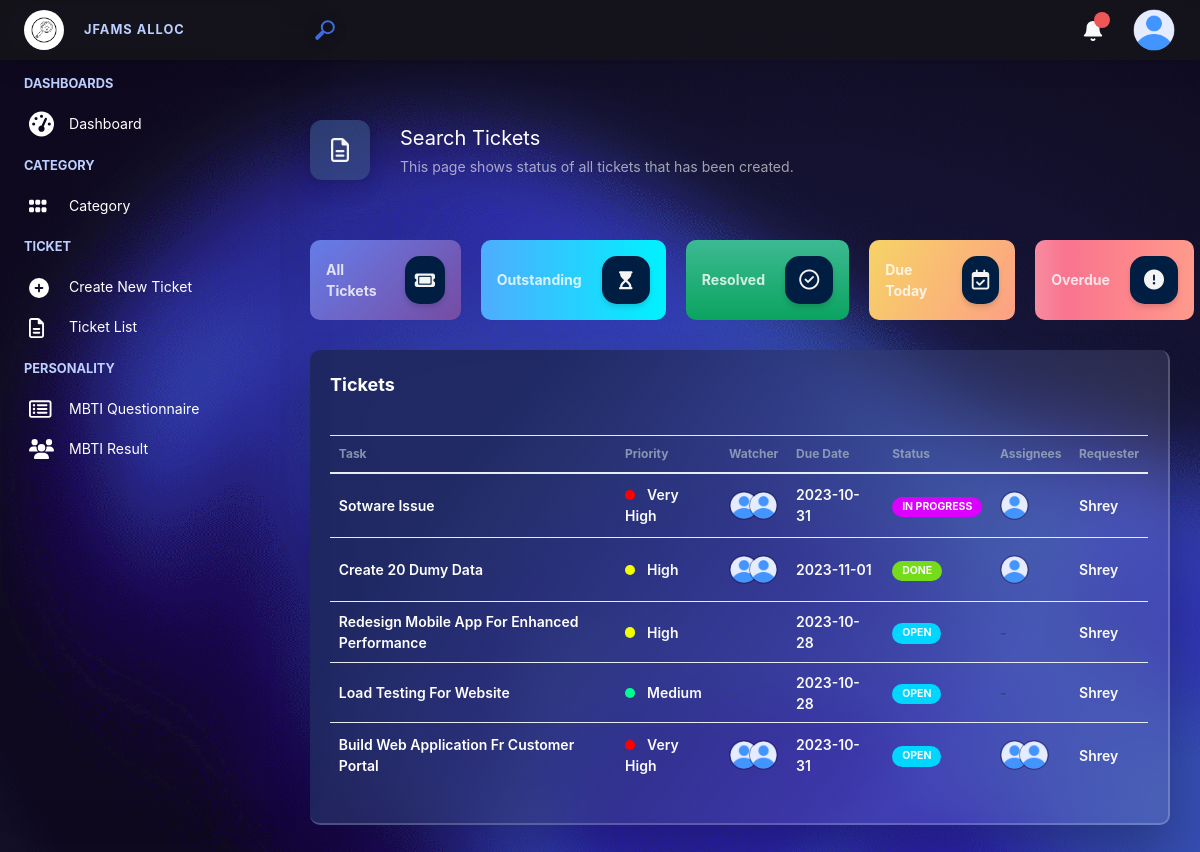
Screenshot of /tickets (signed in) with the database file from the repository.
### capstone/models.py (models this page shows, shortened)
class Ticket(models.Model):
    ticket_title = models.CharField(max_length=80)
    description = models.TextField()
    category = models.ForeignKey(Category, on_delete=models.CASCADE, related_name="ticket_category", null=True)
    priority = models.IntegerField(default=1, choices=PRIORITY)
    requester = models.ForeignKey(User, on_delete=models.CASCADE, related_name="requester")
    watcher = models.ManyToManyField(User, related_name="watcher", blank=True, null=True)
    assigned_to = models.ManyToManyField(User, related_name="assigned_to_user", blank=True, null=True)
    status = models.IntegerField(default=0)
    due_date = models.DateField(blank=True, null=True)
    is_finished = models.BooleanField(default=False)
    create_date = models.DateTimeField(blank=True, null=True)
    modify_date = models.DateTimeField(blank=True, null=True)
    def ticket_title_slug(self):
        return self.ticket_title.replace(' ', '-')

class User(AbstractUser):
    img_profile = models.CharField(max_length=100, null=True, blank=True)
    address = models.TextField(null=True, blank=True)
    is_manager = models.BooleanField(default=False)
    dept = models.IntegerField(null=True, blank=True)

### capstone/views.py (the view)
# urls.py: path("tickets", views.searchTicket, name="search_ticket"),
@login_required
def searchTicket(request):
    searchKeyword = request.GET.get('search_keyword', '')
    tickets = Ticket.objects.filter(Q(ticket_title__icontains=searchKeyword) | Q(description__icontains=searchKeyword))
    return render(request, "capstone/ticket/ticket_list.html", {
        "tickets": tickets,
        "iconTitle": ICONS['list'],
        "titleHeader": "Search Tickets",
        "subTitleHeader": "This page shows status of all tickets that has been created."
    })

### capstone/templatetags/custom_filter.py (called while the page is built)
@register.filter
def getPriority(value):
    value = priority.get(value)
    return value

@register.filter
def removeHypens(value):
    newValue = priority.get(value)
    return newValue.replace("-", " ").replace("pr", "")

@register.filter
def getStatus(value):
    return status.get(value)[0]

@register.filter
def getCSSStatus(value):
    return status.get(value)[1]

### capstone/templates/capstone/ticket/ticket_list.html (shortened to what this page needs)
{% extends 'capstone/layout.html' %}
{% load custom_filter %}
{% block body %}
{% if not request.GET.search_keyword %}
<div class="ticket-header-row">
    <a href="{% url 'ticket_list' 'all' %}" class="task-card">
        <div class="card widget-content bg-plum-plate  b-rad10">
            <div class="widget-content-wrapper text-white" style="gap: 20px;">
                <div class="widget-content-left">
                    <div class="widget-heading">All Tickets</div>
                </div>
                <div class="icon-overlay-card">
                    <i class="fa-solid fa-ticket" style="font-size: 18px;"></i>
                </div>
            </div>
        </div>
    </a>
    <a href="{% url 'ticket_list' 'outstanding' %}" class="task-card">
        <div class="card widget-content bg-malibu-beach b-rad10">
            <div class="widget-content-wrapper text-white" style="gap: 20px;">
                <div class="widget-content-left">
                    <div class="widget-heading">Outstanding</div>
                </div>
                <div class="icon-overlay-card">
                    <i class="fa-solid fa-hourglass-start" style="font-size: 18px;"></i>
                </div>
            </div>
        </div>
    </a>
    <a href="{% url 'ticket_list' 'resolved' %}" class="task-card">
        <div class="card widget-content bg-grow-early b-rad10">
            <div class="widget-content-wrapper text-white" style="gap: 20px;">
                <div class="widget-content-left">
                    <div class="widget-heading">Resolved</div>
                </div>
                <div class="icon-overlay-card">
                    <i class="fa-regular fa-circle-check"></i>
                </div>
            </div>
        </div>
    </a>
    <a href="{% url 'ticket_list' 'due_today' %}" class="task-card">
        <div class="card widget-content bg-sunny-morning b-rad10">
            <div class="widget-content-wrapper text-white" style="gap: 20px;">
                <div class="widget-content-left">
                    <div class="widget-heading">Due Today</div>
                </div>
                <div class="icon-overlay-card">
                    <i class="fa-regular fa-calendar-check"></i>
                </div>
            </div>
        </div>
    </a>
    <a href="{% url 'ticket_list' 'overdue' %}" class="task-card">
        <div class="card widget-content bg-strong-bliss b-rad10">
            <div class="widget-content-wrapper text-white" style="gap: 20px;">
                <div class="widget-content-left">
                    <div class="widget-heading">Overdue</div>
                </div>
                <div class="icon-overlay-card">
                    <i class="fa-solid fa-circle-exclamation"></i>
                </div>
            </div>
        </div>
    </a>
</div>
{% endif %}
<div class="container-card dash-card mt20 mb50">
    <div style="padding: 20px;">
        <div class="app-card__header_title" style="margin-bottom: 2.25rem;">
            Tickets
        </div>
        <div class="app-card__body">
            <table class="table">
                <thead>
                    <tr>
                        <th class="table-th-header" scope="col" style="width:35%;">Task</th>
                        <th class="table-th-header" scope="col">Priority</th>
                        <th class="table-th-header" scope="col">Watcher</th>
                        <th class="table-th-header" scope="col">Due Date</th>
                        <th class="table-th-header" scope="col">Status</th>
                        <th class="table-th-header" scope="col">Assignees</th>
                        <th class="table-th-header" scope="col">Requester</th>
                    </tr>
                </thead>
                <tbody>
                    {% for ticket in tickets %}
                    <tr>
                        <td>
                            <a class="ticket-title" href="{% url 'ticket_detail' ticket.id ticket.ticket_title_slug %}" data-toggle="tooltip" title="{{ticket.description}}">{{ ticket.ticket_title }}</a>
                        </td>
                        <td>
                            <i class="cc-priority {{ticket.priority|getPriority}}"></i>
                            <span>{{ ticket.priority|removeHypens }}</span>
                        </td>
                        <td>
                            <div class="user-img-container">
                                {% if ticket.watcher.all %}
                                    {% for user in ticket.watcher.all %}
                                    <div class="user-tooltip" data-toggle="tooltip" title="{{user.username}}">
                                        {% if user.img_profile %}
                                        <img class="rounded-circle user-img-sml" src="/static/{{user.img_profile}}" alt="">
                                        {% else %}
                                        <img class="rounded-circle user-img-sml" src="/static/images/user-icon.png" alt="">
                                        {% endif %}
                                    </div>
                                    {% endfor %}
                                {% else %}
                                <div class="empty-list">-</div>
                                {% endif %}
                            </div>
                        </td>
                        <td>
                            {% if ticket.due_date %}
                                {{ ticket.due_date|date:"Y-m-d" }}
                            {% else %}
                                -
                            {% endif %}
                        </td>
                        <td >
                            <span class="badge rounded-pill {{ ticket.status|getCSSStatus }}">{{ ticket.status|getStatus }}</span>
                        </td>
                        <td>
                            <div class="user-img-container">
                                {% if ticket.assigned_to.all %}
                                    {% for user in ticket.assigned_to.all %}
                                    <div class="user-tooltip" data-toggle="tooltip" title="{{user.username}}">
                                        {% if user.img_profile %}
                                        <img class="rounded-circle user-img-sml" src="/static/{{user.img_profile}}" alt="">
                                        {% else %}
                                        <img class="rounded-circle user-img-sml" src="/static/images/user-icon.png" alt="">
                                        {% endif %}
                                    </div>
                                    {% endfor %}
                                {% else %}
                                <div class="empty-list">-</div>
                                {% endif %}
                            </div>
                        </td>
                        <td>
                            {{ ticket.requester.username }}
                        </td>
                    </tr>
                    {% endfor %}
                </tbody>
            </table>
        </div>
    </div>
</div>
{% endblock %}

### capstone/static/css/styles.css (style rules this page uses)
:root { --theme-bg-color: rgba(16 18 27 / 40%); --border-color: rgba(113 119 144 / 25%); --text-color: rgb(255, 255, 255); --theme-color: #f9fafb; --inactive-color: rgb(113 119 144 / 78%); --body-font: "Plus Jakarta Display", Helvetica, Arial, sans-serif; --hover-menu-bg: rgba(12 15 25 / 30%); --content-title-color: #999ba5; --content-bg: rgb(146 151 179 / 13%); --button-inactive: rgb(249 250 251 / 55%); --dropdown-bg: #21242d; --dropdown-hover: rgb(42 46 60); --popup-bg: rgb(22 25 37); --search-bg: #14162b; --overlay-bg: rgba(36, 39, 59, 0.3); --scrollbar-bg: rgb(1 2 3 / 40%); --dark: #34495e; --light: #fff; --success: #0abf30; --error: #f24d4c; --warning: #e9bd0c; --info: #3498db; }
a { text-decoration: none !important; color: #fff !important; outline: none !important; }
i { color: #f4f4f4; }
body { overflow-x: hidden !important; overflow-y: scroll !important; background: #000; margin: 0; font-family: -apple-system, BlinkMacSystemFont, "Segoe UI", Roboto, "Helvetica Neue", Arial, "Noto Sans", sans-serif, "Apple Color Emoji", "Segoe UI Emoji", "Segoe UI Symbol", "Noto Color Emoji"; font-size: .88rem; font-weight: 400; line-height: 1.5; color: rgb(73, 80, 87); text-align: left; background-image: url(../images/body-background.png) !important; background-size: cover; }
.container-card { background: linear-gradient(127.09deg, rgb(31 40 95 / 94%) 19.41%, rgb(209 212 225 / 13%) 76.65%) border-box; border-radius: 10px; backdrop-filter: blur(5px); box-shadow: 0 25px 45px rgb(0 0 0 / 24%); border-right: 2px solid rgba(255, 255, 255, 0.2); border-bottom: 2px solid rgba(255, 255, 255, 0.2); }
.dash-card { display: flex; flex-direction: column; }
.app-card__header_title { font-size: 1.125rem; line-height: 1.625; font-weight: 700; color: var(--text-color); }
table, tbody>tr>td { color: var(--theme-color) !important; font-size: 0.875rem; text-transform: capitalize; font-weight: 600; }
.table-th-header { width: auto; padding: 12px 24px 10px; font-size: 0.75rem; border-bottom: 0.0625rem solid rgb(135 145 162); opacity: 0.8; color: rgb(160, 174, 192); padding-left: 6px; }
.icon-overlay-card { font-size: 20px; width: 3rem; height: 3rem; margin-left: auto; display: flex; -webkit-box-pack: center; justify-content: center; -webkit-box-align: center; align-items: center; opacity: 1; background: rgb(0, 30, 65); color: rgb(255, 255, 255); border-radius: 0.9375rem; box-shadow: rgba(20, 20, 20, 0.12) 0rem 0.25rem 0.375rem -0.0625rem, rgba(20, 20, 20, 0.07) 0rem 0.125rem 0.25rem -0.0625rem; }
.ticket-title { display: -webkit-box; overflow: hidden; -webkit-line-clamp: 2; -webkit-box-orient: vertical; white-space: pre-wrap; }
.ticket-header-row { display: flex; width: calc(100% + 24px); gap: 20px; margin-bottom: 30px; }
.cc-priority { display: inline-block; width: 0.65rem; height: 0.65rem; margin-right: 8px; border-radius: 50%; }
.user-tooltip { display: flex; -webkit-box-align: center; align-items: center; -webkit-box-pack: center; justify-content: center; border-radius: 50%; overflow: hidden; user-select: none; transition: all 200ms ease-in-out 0s; background: transparent; font-weight: 700; width: 1.85rem; height: 1.85rem; border: 0.15px solid rgb(18 18 65 / 46%); cursor: pointer; position: relative; }
.user-tooltip:not(:first-of-type) { margin-left: -10px; }
.user-img-container { display: flex; padding-top: 8px; padding-bottom: 8px; opacity: 1; background: transparent; color: rgb(52, 71, 103); }
.user-img-sml { width: 100%; text-align: center; object-fit: cover; color: transparent; text-indent: 10000px; height: auto; }
.medium-pr { background: rgb(0, 255, 145); }
.high-pr { background: rgb(242, 255, 0); }
.very-high-pr, .urgent-pr { background: rgb(255 0 0); }
.bg-pill-open { background: rgb(0, 214, 255) !important; }
.bg-pill-progress { background: rgb(219 0 255) !important; }
.bg-pill-done { background: rgb(118 220 26) !important; }

### capstone/static/css/utilise.css (style rules this page uses)
.mt20 { margin-top: 20px; }
.mb50 { margin-bottom: 50px; }
.b-rad10 { border-radius: 10px; }

### rows the page displays
Ticket: ticket_title "Sotware Issue", priority|removeHypens "Very High", due_date "2023-10-31", status|getStatus "IN PROGRESS", requester.username "Shrey"
Ticket: ticket_title "Create 20 Dumy Data", priority|removeHypens "High", due_date "2023-11-01", status|getStatus "DONE", requester.username "Shrey"
Ticket: ticket_title "Redesign Mobile App For Enhanced Performance", priority|removeHypens "High", due_date "2023-10-28", status|getStatus "OPEN", requester.username "Shrey"
Ticket: ticket_title "Load Testing For Website", priority|removeHypens "Medium", due_date "2023-10-28", status|getStatus "OPEN", requester.username "Shrey"
Ticket: ticket_title "Build Web Application Fr Customer Portal", priority|removeHypens "Very High", due_date "2023-10-31", status|getStatus "OPEN", requester.username "Shrey"

### other values shown
{{ titleHeader }} "Search Tickets"
{{ subTitleHeader }} "This page shows status of all tickets that has been created."
